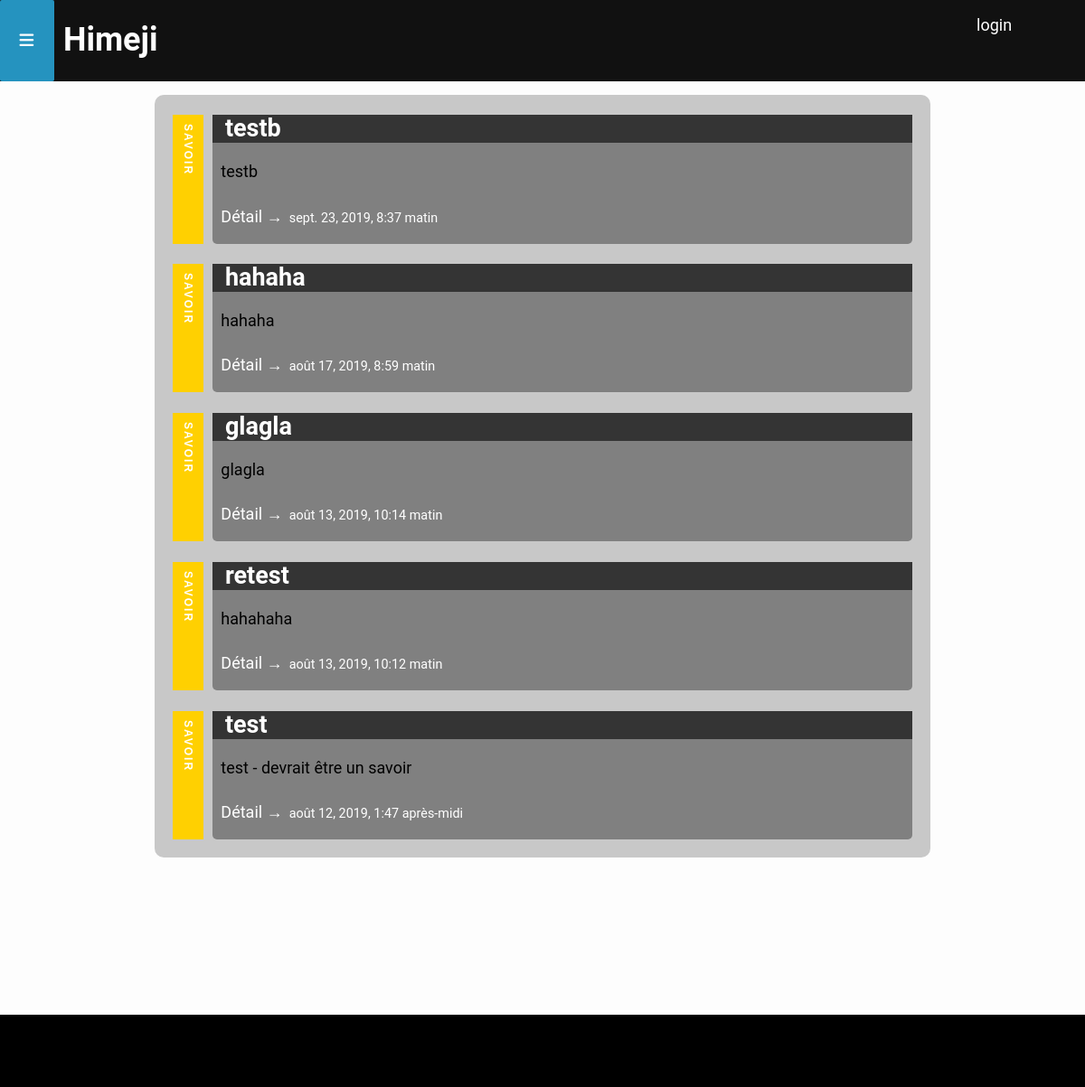
The app's page /knowledge/ with its own data.
### website/models.py (models this page shows, shortened)
class Post(models.Model):
    title = models.CharField(max_length=200, unique=True)
    slug = models.SlugField(max_length=200, unique=True, default="")
    content = models.TextField(default="")
    created_on = models.DateTimeField(auto_now_add=True, blank=True)
    updated_on = models.DateTimeField(auto_now=True)
    status = models.IntegerField(choices=STATUS, default=0)
    category = models.CharField(max_length=255, choices=CAT, default=0)
    class Meta:
        ordering = ['-created_on']

### website/views.py (the view)
# urls.py: path('knowledge/', views.KnowledgeList.as_view(), name='knowledge'),
class KnowledgeList(generic.ListView):
    queryset = Post.objects.filter(status=1, category="Savoir").order_by('-created_on')
    template_name = 'knowledge.html'
    paginate_by = 5

### templates/knowledge.html (shortened to what this page needs)
<!DO{% extends "base.html" %}
{% block content %}
<div class="content">
<div class="news-main">
            {% for post in post_list %}
             <aside class="{% if "Savoir" in post.category %}cat-knowledge{% endif %}{% if "News" in post.category %}cat-news{% endif %}"><h4>{{ post.category }}</h4><div class="card">
                    <div class="card-header"><h2 class="card-title">&nbsp;&nbsp;{{ post.title }}</h2></div>
                    <p class="card-text">&nbsp;&nbsp;{{post.content|slice:":200" }}</p>
                    <a href="{% url 'website:post_detail' post.slug  %}" class="btn btn-primary">&nbsp;&nbsp;Détail &rarr;</a><p class="card-date">&nbsp;&nbsp;{{ post.created_on }} </p>
               </div></aside>
            {% endfor %}
</div>
</div>
{%endblock%}

### static/css/style.css (style rules this page uses)
*, *::after, *::before { -moz-box-sizing: border-box; box-sizing: border-box; }
html, body, .grid-container { min-height: 100vh; margin: 0; }
a { text-decoration: none; color:white; }
body { font-family: "Roboto", sans-serif; font-size: 18px; background-color: #fdfdfd; }
.grid-container * { position: relative; }
.grid-container *:after { position: absolute; top: 0; left: 0; }
.content { grid-area: content;background-color:rgba(200,200,200,100);margin-top:15px;margin-bottom:15px;border-radius:10px;transition:all 0.5s ; }
.news-main { margin:20px; }
.card { background-color: grey;border-radius: 5px;padding-bottom:5px;margin-top:20px;height:fit-content; }
.card-header { background-color: #343434;color:white; }
.card-date { display:inline-block;font-size:0.8em;color:white;text-align: right; }
aside { display: block; position: relative; }
aside h4 { font: bold 12px Sans-Serif; letter-spacing: 2px; text-transform: uppercase; color: #fff; padding: 5px 10px; margin: 0 0 10px 0; line-height: 24px; }
.csstransforms .cat-knowledge { border-left-color: #ffd001; }
.csstransforms aside { border-left: 34px solid; padding-left: 10px; }
.csstransforms aside h4 { position: absolute; top: 0; left: 0; background: none; -webkit-transform-origin: 0 0; -moz-transform-origin: 0 0; -ms-transform-origin: 0 0; -o-transform-origin: 0 0; -webkit-transform: rotate(90deg); -moz-transform: rotate(90deg); -ms-transform: rotate(90deg); -o-transform: rotate(90deg); }

### records on screen
Post: category "SAVOIR", title "testb", content "testb", created_on "sept. 23, 2019, 8:37 matin"
Post: category "SAVOIR", title "hahaha", content "hahaha", created_on "août 17, 2019, 8:59 matin"
Post: category "SAVOIR", title "glagla", content "glagla", created_on "août 13, 2019, 10:14 matin"
Post: category "SAVOIR", title "retest", content "hahahaha", created_on "août 13, 2019, 10:12 matin"
Post: category "SAVOIR", title "test", content "test - devrait être un savoir", created_on "août 12, 2019, 1:47 après-midi"
